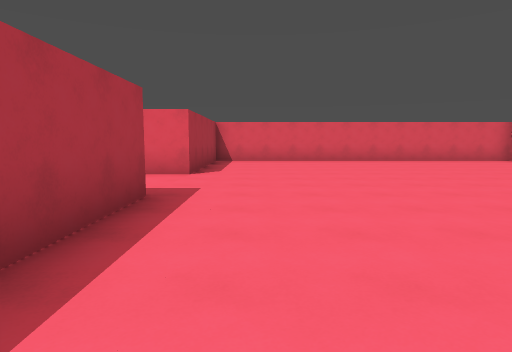
[1] (above)

16 first-person views from a walk through a Godot game level. The camera is 1.5 m above the floor, tilts 6° down and sees 75° across. The floor is counted in squares, 2 m on a side. Each view is taken from the middle of a square. On the plan, view 1 faces up. The plan holds only what a view shows up to about 11 squares ahead; the rest is blank. The place goes on beyond the plan.

[2]
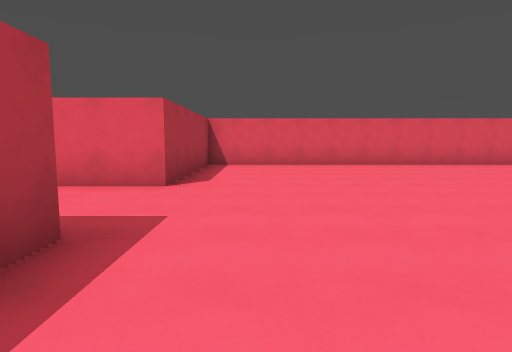

[3]
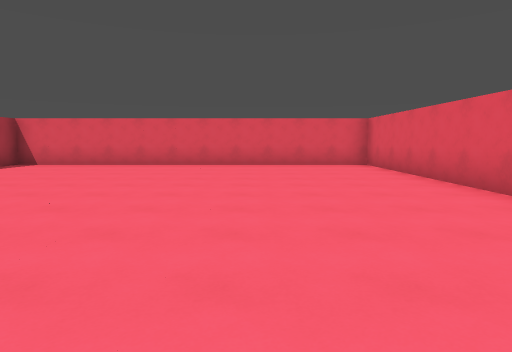

[4]
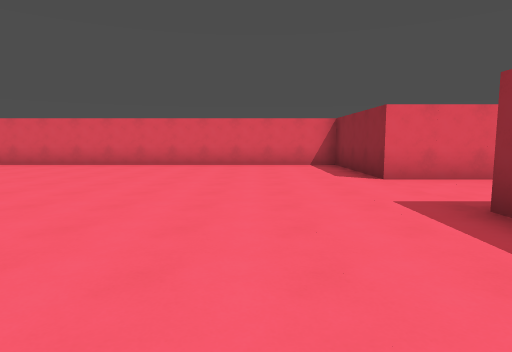

[5]
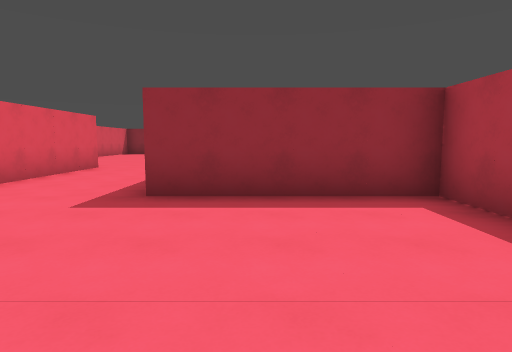

[6]
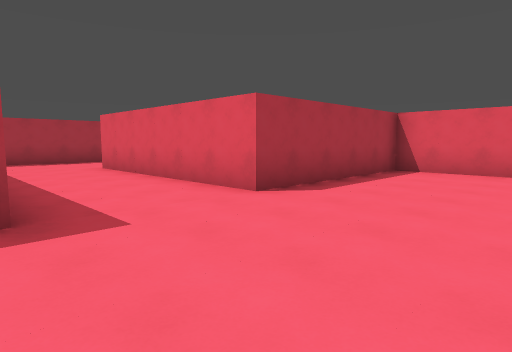

[7]
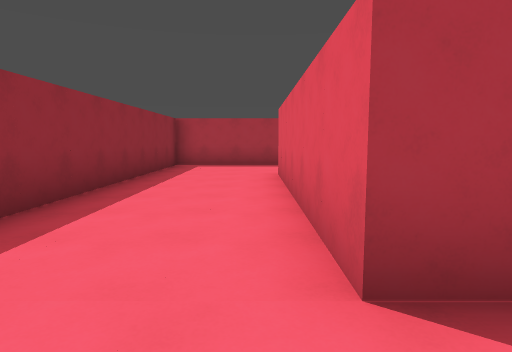

[8]
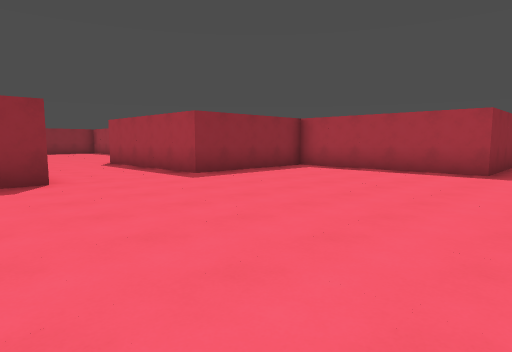

[9]
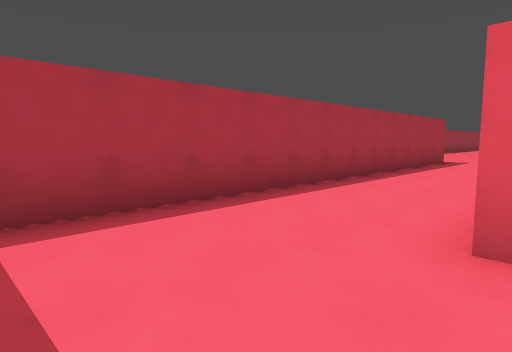

[10]
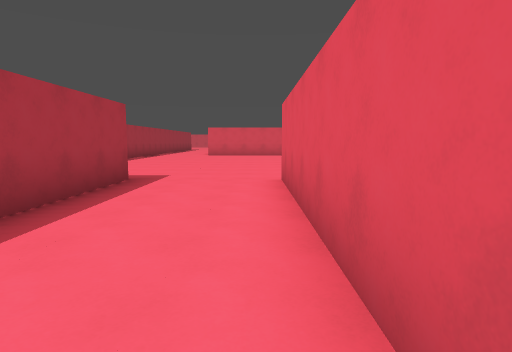

[11]
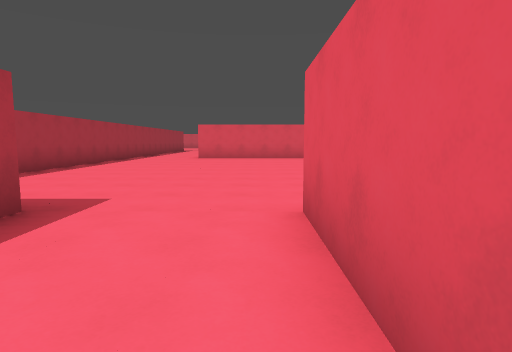

[12]
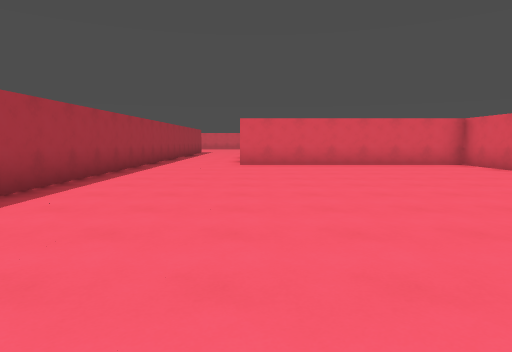

[13]
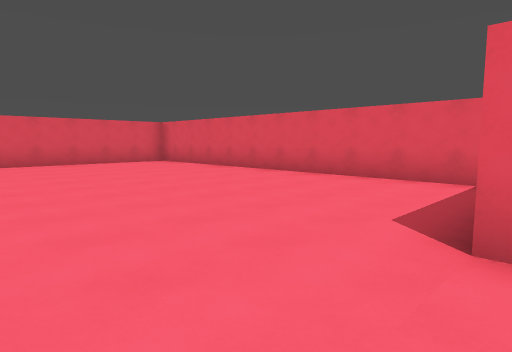

[14]
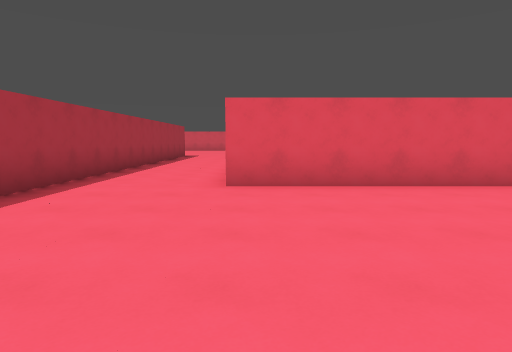

[15]
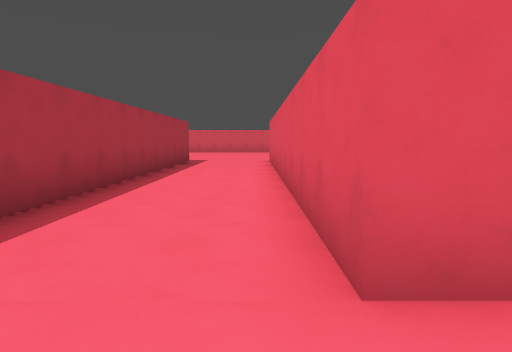

[16]
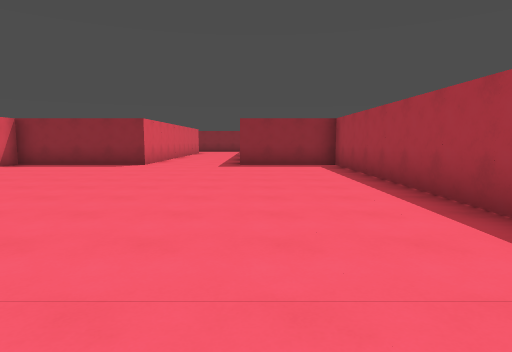

### Floor plan
Points are (right, up) in squares from view 1. A wall is a line through its corners. A room is listed if a view was taken in it or the views show most of it. See-through windows are left out.
Room 1 (views 1, 2, 3, 4, 5, 6, 7, 8, 9)
walls: (5.5, -5.5) (5.5, -0.5) (9.5, -0.5) (9.5, 12.5) (-1.5, 12.5) (-1.5, 7.5) (-7.5, 7.5); (-10.5, 7.5) (-10.5, 4.5) (-1.5, 4.5) (-1.5, -0.5) (2.5, -0.5) (2.5, -5.1)
ways out: opening at (-9, 7) to room 2
Room 2 (views 10, 11, 12, 13, 14, 15, 16)
walls: (-7.5, 11.5) (-7.5, 17.5) (-3.5, 17.5) (-3.5, 28.5) (-10.5, 28.5) (-10.5, 36.2); (-13.5, 36.5) (-13.5, 17.5) (-10.5, 17.5) (-10.5, 7.5)
ways out: opening at (-9, 7) to room 1

Where each view was taken, in squares from view 1:
view 1: 0 up, 0 right, facing up
view 2: 2 up, 0 right, facing up
view 3: 2 up, 6 right, facing up
view 4: 2 up, 1 left, facing right
view 5: 4 up, 1 right, facing down
view 6: 4 up, 2 right, facing up-left
view 7: 7 up, 0 right, facing left
view 8: 6 up, 7 right, facing down-left
view 9: 5 up, 7 left, facing up-left
view 10: 11 up, 8 left, facing up
view 11: 14 up, 8 left, facing up
view 12: 18 up, 10 left, facing up
view 13: 17 up, 10 left, facing up-right
view 14: 23 up, 10 left, facing up
view 15: 27 up, 11 left, facing up
view 16: 28 up, 11 left, facing down
